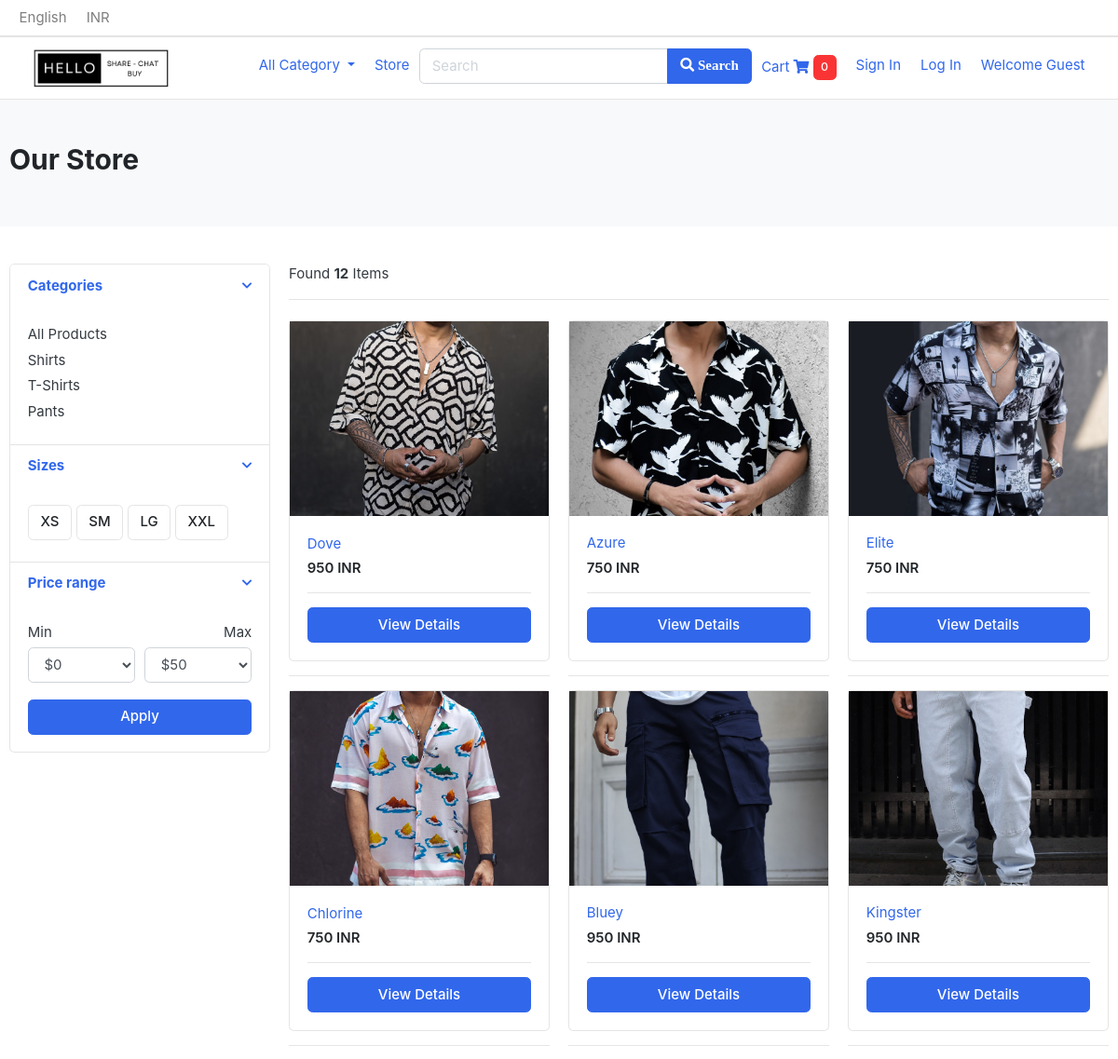
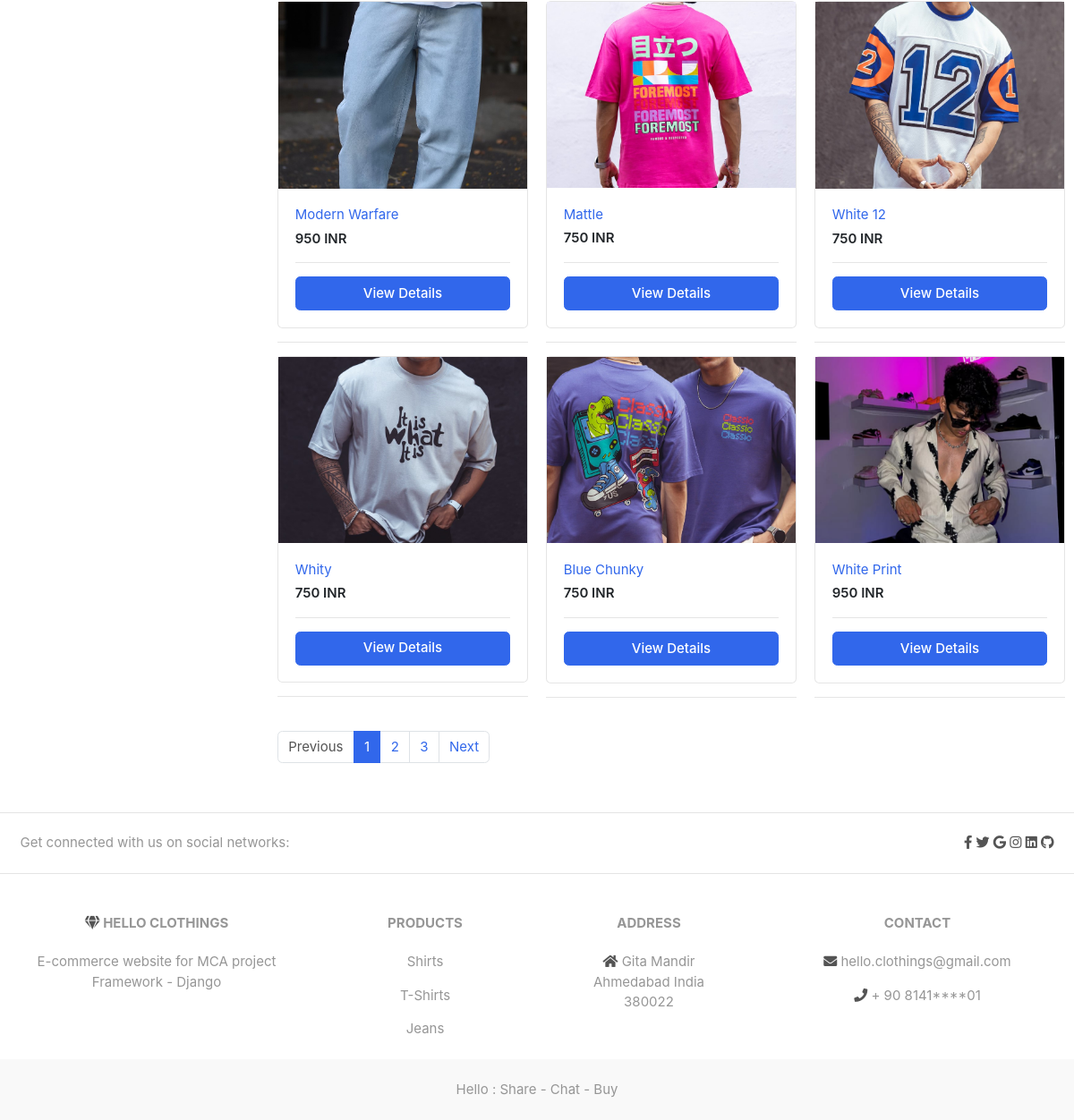
/store/, run on the app's committed database (2 pictures, top to bottom).
### category/models.py (models this page shows, shortened)
class Category(models.Model):
    category_name   = models.CharField(max_length=50, unique=True)
    slug            = models.SlugField(max_length=100, unique=True)
    description     = models.TextField(max_length=255, blank=True)
    cat_image       = models.ImageField(upload_to='photos/categories', blank=True)
    class Meta:
        verbose_name = 'category'
        verbose_name_plural = 'categories'
    def get_url(self):
        return reverse('products_by_category', args=[self.slug])

### store/models.py (models this page shows, shortened)
class Product(models.Model):
    product_name    = models.CharField(max_length=200, unique=True)
    slug            = models.SlugField(max_length=200, unique=True)
    description     = models.TextField(max_length=500, blank=True)
    price           = models.IntegerField()
    images          = models.ImageField(upload_to='photos/products')
    stock           = models.IntegerField()
    is_available    = models.BooleanField(default=True)
    category        = models.ForeignKey(Category, on_delete=models.CASCADE)
    created_date    = models.DateTimeField(auto_now_add=True)
    modified_date   = models.DateTimeField(auto_now=True)
    def get_url(self):
        return reverse('product_detail', args=[self.category.slug, self.slug])

### store/views.py (the view)
# urls.py: path('store/', include('store.urls')),
def store(request, category_slug=None):
    categories = None
    products = None
    if category_slug != None:
        categories = get_object_or_404(Category, slug=category_slug)
        products = Product.objects.all().filter(category=categories, is_available=True)
        product_count = products.count()
    else:
        products = Product.objects.all().filter(is_available=True).order_by('id')
        product_count = products.count()
    context = {
        'products':products,
        'product_count':product_count,
    }
    return render(request, 'store/store.html', context)

### carts/context_processors.py (called while the page is built)
def counter(request):
    cart_count = 0
    if 'admin' in request.path:
        return {}
    else:
        try:
            cart = Cart.objects.filter(cart_id=_cart_id_(request))
            cart_items = CartItem.objects.all().filter(cart=cart[:1])
            for cart_item in cart_items:
                cart_count += cart_item.quantity
        except Cart.DoesNotExist:
            cart_count = 0
    return dict(cart_count=cart_count)

### carts/views.py (called while the page is built)
def _cart_id_(request):
    cart = request.session.session_key
    if not cart:
        cart = request.session.create()
    return cart

### category/context_processors.py (called while the page is built)
def menu_links(request):
    links = Category.objects.all()
    return dict(links=links)

### templates/store/store.html (shortened to what this page needs)
{% extends 'base.html' %}
{% load static %}
{% block content %}
<section class="section-pagetop bg">
  <div class="container">
    <h2 class="title-page">Our Store</h2>
  </div>
</section>
<section class="section-content padding-y">
<div class="container">
<div class="row">
	<aside class="col-md-3">
<div class="card">
	<article class="filter-group">
		<header class="card-header">
			<a href="#" data-toggle="collapse" data-target="#collapse_1" aria-expanded="true" class="">
				<i class="icon-control fa fa-chevron-down"></i>
				<h6 class="title">Categories</h6>
			</a>
		</header>
		<div class="filter-content collapse show" id="collapse_1" style="">
			<div class="card-body">
				<ul class="list-menu">
            <li><a href="{% url 'store' %}"> All Products </a></li>
        {% for category in links %}
				    <li><a href="{{ category.get_url }}"> {{ category.category_name }} </a></li>
        {% endfor %}
				</ul>
			</div>
		</div>
	</article>
	<article class="filter-group">
		<header class="card-header">
			<a href="#" data-toggle="collapse" data-target="#collapse_4" aria-expanded="true" class="">
				<i class="icon-control fa fa-chevron-down"></i>
				<h6 class="title">Sizes </h6>
			</a>
		</header>
		<div class="filter-content collapse show" id="collapse_4" style="">
			<div class="card-body">
			  <label class="checkbox-btn">
			    <span class="btn btn-light"> XS </span>
			  </label>
			  <label class="checkbox-btn">
			    <span class="btn btn-light"> SM </span>
			  </label>
			  <label class="checkbox-btn">
			    <span class="btn btn-light"> LG </span>
			  </label>
			  <label class="checkbox-btn">
			    <span class="btn btn-light"> XXL </span>
			  </label>
		</div>
		</div>
	</article>
	<article class="filter-group">
		<header class="card-header">
			<a href="#" data-toggle="collapse" data-target="#collapse_3" aria-expanded="true" class="">
				<i class="icon-control fa fa-chevron-down"></i>
				<h6 class="title">Price range </h6>
			</a>
		</header>
		<div class="filter-content collapse show" id="collapse_3" style="">
			<div class="card-body">
				<div class="form-row">
				<div class="form-group col-md-6">
				  <label>Min</label>
				  	<select class="mr-2 form-control">
						<option value="0">$0</option>
					</select>
				</div>
				<div class="form-group text-right col-md-6">
				  <label>Max</label>
				  	<select class="mr-2 form-control">
						<option value="50">$50</option>
					</select>
				</div>
				</div>
				<button class="btn btn-block btn-primary">Apply</button>
			</div>
		</div>
	</article>
</div>
	</aside>
	<main class="col-md-9">
<header class="border-bottom mb-4 pb-3">
		<div class="form-inline">
			<span class="mr-md-auto">Found <b>{{ product_count }}</b> Items</span>
		</div>
</header>
<div class="row ">
  {% for product in products %}
  <div class="col-md-4 ">
          <div class="card">
              <a href="{{ product.get_url }}" class="img-wrap"> <img src="{{ product.images.url }}"> </a>
              <div class="card-body">
                  <a href="{{ product.get_url }}" class="title">{{ product.product_name }}</a>
                  <div class="price mt-1">{{ product.price }} INR</div>
                  <hr>
				          <a href="{{ product.get_url }}" class="btn btn-block btn-primary">View Details</a>
              </div>
          </div>
          <hr>
    </div>
  {% endfor %}
</div>
<nav class="mt-4" aria-label="Page navigation sample">
  <ul class="pagination">
    <li class="page-item disabled"><a class="page-link" href="#">Previous</a></li>
    <li class="page-item active"><a class="page-link" href="#">1</a></li>
    <li class="page-item"><a class="page-link" href="#">2</a></li>
    <li class="page-item"><a class="page-link" href="#">3</a></li>
    <li class="page-item"><a class="page-link" href="#">Next</a></li>
  </ul>
</nav>
	</main>
</div>
</div>
</section>
{% endblock %}

### static/css/ui.css (style rules this page uses)
html { font-family: "Inter", sans-serif; font-size: 15px; }
.img-wrap { text-align: center; display: block; }
.img-wrap img { max-width: 100%; }
.padding-y { padding-top: 40px; padding-bottom: 40px; }
article:after, .form-group:after { display: block; clear: both; content: ""; }
.bg { background-color: #f8f9fa; }
.title-page { color: #212529; }
.btn-light { background-color: #fff; border-color: #e4e4e4; }
[class*=list-] li:after { visibility: hidden; display: block; content: ""; overflow: hidden; height: 0; clear: both; }
.list-menu { list-style: none; margin: 0; padding-left: 0; }
.list-menu li { margin-bottom: 5px; }
.list-menu a { color: #343a40; }
.card .img-wrap { overflow: hidden; }
.price { font-weight: 600; color: #212529; }
.icon-control { margin-top: 5px; float: right; font-size: 80%; }
.card-header .title { margin-bottom: 0; line-height: 1.5; }
.filter-group { border-bottom: 1px solid #e4e4e4; }
.filter-group .card-header { border-bottom: 0; }
.filter-group:last-child { border-bottom: 0; }
.checkbox-btn { position: relative; }
.section-pagetop { padding: 45px 0; }

### data on the page
Category: category_name "Shirts"
Category: category_name "T-Shirts"
Category: category_name "Pants"
Product: images (picture), product_name "Dove", price "950"
Product: images (picture), product_name "Azure", price "750"
Product: images (picture), product_name "Elite", price "750"
Product: images (picture), product_name "Chlorine", price "750"
Product: images (picture), product_name "Bluey", price "950"
Product: images (picture), product_name "Kingster", price "950"
Product: images (picture), product_name "Modern Warfare", price "950"
Product: images (picture), product_name "Mattle", price "750"
Product: images (picture), product_name "White 12", price "750"
Product: images (picture), product_name "Whity", price "750"
Product: images (picture), product_name "Blue Chunky", price "750"
Product: images (picture), product_name "White Print", price "950"

### other printed values
{{ cart_count }} "0"
{{ product_count }} "12"
